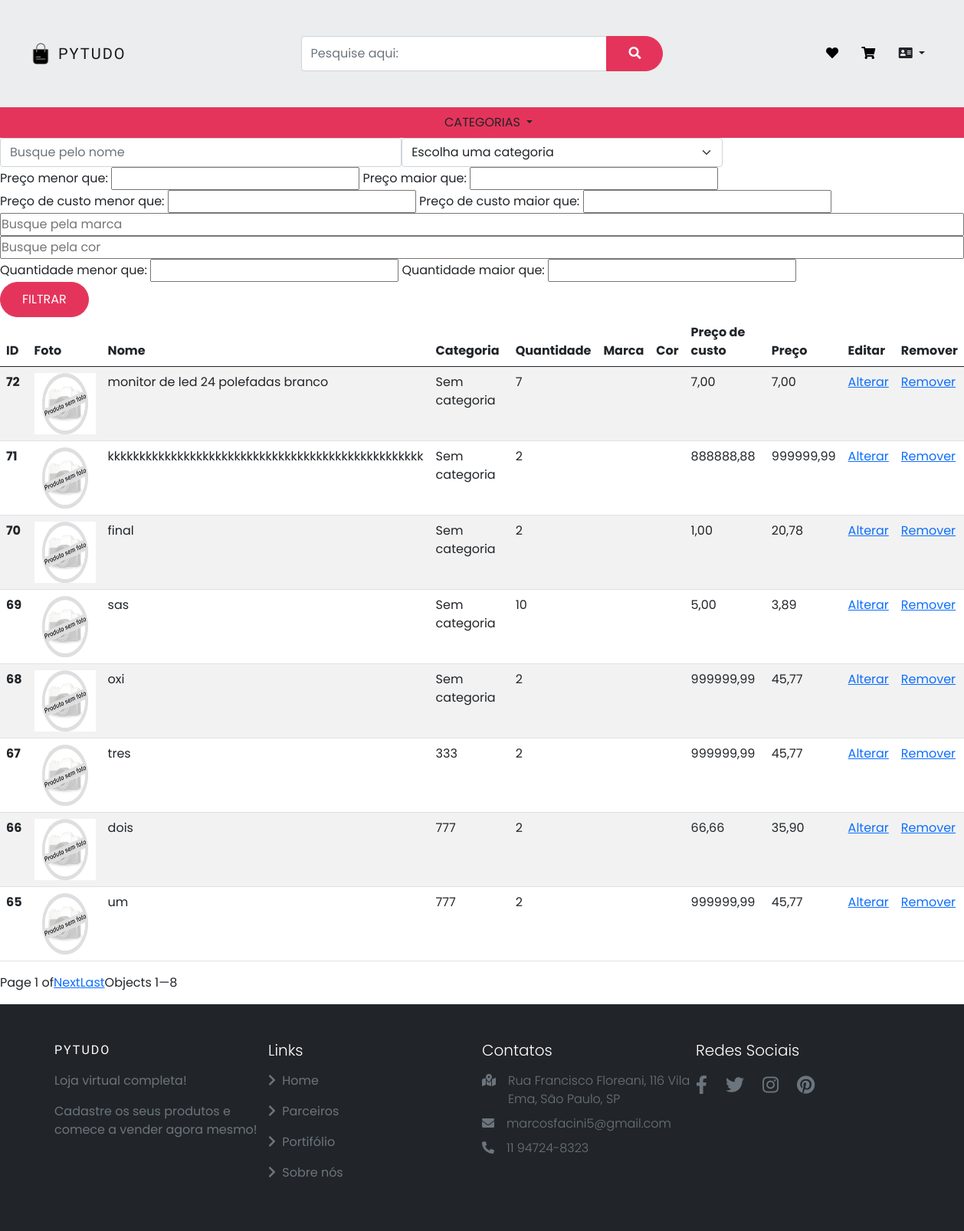
Screenshot of /gestao/adm_estoque/ with the database file from the repository.
### produtos/models.py (models this page shows, shortened)
class Produtos(models.Model):
    nome = models.CharField(max_length=50)
    descricao = models.TextField()
    preco_de_custo = models.DecimalField(max_digits=8, decimal_places=2)
    preco = models.DecimalField(max_digits=8, decimal_places=2)
    categoria = models.ForeignKey(Categoria, blank=True, null=True, on_delete=models.SET_NULL)
    marca = models.CharField(max_length=50, blank=True, null=True)
    cor = models.CharField(max_length=30, blank=True, null=True)
    quantidade = models.IntegerField()
    data_cadastro = models.DateTimeField(auto_now_add=True)
    data_atualizacao = models.DateTimeField(auto_now=True, null=True)
    imagem_principal = models.ImageField(upload_to ='produtos/', blank=True, null=True)
    especificacao = RichTextUploadingField(blank=True, null=True)

class Categoria(models.Model):
    nome = models.CharField(max_length=40)
    def __str__(self):
        return self.nome

### gestao/views.py (the view)
# urls.py: path('adm_estoque/', views.adm_estoque, name='adm_estoque'),
def adm_estoque(request):
    produtos = Produtos.objects.all()
    categorias = Categoria.objects.all()
    nome_filtrar = request.GET.get('nome')
    if nome_filtrar:
        produtos = produtos.filter(nome__icontains=nome_filtrar)
    categoria_filtrar = request.GET.get('categoria')
    if categoria_filtrar:
        produtos = produtos.filter(categoria_id=categoria_filtrar)
    preco_menor_filtrar = request.GET.get('preco_menor_filtrar')
    if preco_menor_filtrar:
        preco_menor_filtrar_decimal = Decimal(preco_menor_filtrar.replace(',','.'))
        produtos = produtos.filter(preco__lt=preco_menor_filtrar_decimal)
    preco_maior_filtrar = request.GET.get('preco_maior_filtrar')
    if preco_maior_filtrar:
        preco_maior_filtrar_decimal = Decimal(preco_maior_filtrar.replace(',','.'))
        produtos = produtos.filter(preco__gt=preco_maior_filtrar_decimal)
    preco_de_custo_menor_filtrar = request.GET.get('preco_de_custo_menor_filtrar')
    if preco_de_custo_menor_filtrar:
        preco_de_custo_menor_filtrar_decimal = Decimal(preco_de_custo_menor_filtrar.replace(',','.'))
        produtos = produtos.filter(preco_de_custo__lt=preco_de_custo_menor_filtrar_decimal)
    preco_de_custo_maior_filtrar = request.GET.get('preco_de_custo_maior_filtrar')
    if preco_de_custo_maior_filtrar:
        preco_de_custo_maior_filtrar_decimal = Decimal(preco_de_custo_maior_filtrar.replace(',','.'))
        produtos = produtos.filter(preco_de_custo__gt=preco_de_custo_maior_filtrar_decimal)
    marca_filtar = request.GET.get('marca')
    if marca_filtar:
        produtos = produtos.filter(marca__icontains=marca_filtar)
    cor_filtar = request.GET.get('cor')
    if cor_filtar:
        produtos = produtos.filter(cor__icontains=cor_filtar)
    quantidade_menor_filtrar = request.GET.get('quantidade_menor_filtrar')
    if quantidade_menor_filtrar:
        produtos = produtos.filter(quantidade__lt=quantidade_menor_filtrar)
    quantidade_maior_filtrar = request.GET.get('quantidade_maior_filtrar')
    if quantidade_maior_filtrar:
        produtos = produtos.filter(quantidade__gt=quantidade_maior_filtrar)
    produtos_ordenados = produtos.order_by('-id')
    paginacao = Paginator(produtos_ordenados, 8)
    page = request.GET.get('page')
    produtos_paginados = paginacao.get_page(page)
    return render(request, 'adm_estoque.html', {'produtos_paginados': produtos_paginados,
                                                'categorias': categorias})

### produtos/templatetags/filtros.py (called while the page is built)
@register.simple_tag(takes_context=True)
def param_replace(context, **kwargs):
    d = context['request'].GET.copy()
    for k, v in kwargs.items():
        d[k] = v
    for k in [k for k, v in d.items() if not v]:
        del d[k]
    return d.urlencode()

### gestao/templates/adm_estoque.html (shortened to what this page needs)
{% extends 'base.html' %}
{% load static %}
{% load filtros %}
{% block 'head' %}
    <link href="#" rel="stylesheet">
{% endblock %}
{% block 'body' %}
    <form action="#" method="GET"> {% csrf_token %}
        <div class="row">
                <div class="col-md-5">
                    <input type="text" placeholder="Busque pelo nome" class="form-control" name="nome">
                </div>
                <div class="col-md-4">
                    <select class="form-select" name="categoria">
                        <option value="" disabled selected hidden>Escolha uma categoria</option>
                    </select>
                </div>
                <div>
                    <label>Preço menor que:</label>
                    <input type="text" id="preco_menor_filtrar" name="preco_menor_filtrar">
                    <label> Preço maior que:</label>
                    <input type="text" id="preco_maior_filtrar" name="preco_maior_filtrar">
                </div>
                <div>
                    <label>Preço de custo menor que:</label>
                    <input type="text" id="preco_de_custo_menor_filtrar" name="preco_de_custo_menor_filtrar">
                    <label> Preço de custo maior que:</label>
                    <input type="text" id="preco_de_custo_maior_filtrar" name="preco_de_custo_maior_filtrar">
                </div>
                <input type="text" placeholder="Busque pela marca"  name="marca">
                <input type="text" placeholder="Busque pela cor"  name="cor">
                <div>
                    <label> Quantidade menor que:</label>
                    <input type="text" name="quantidade_menor_filtrar">
                    <label> Quantidade maior que:</label>
                    <input type="text" name="quantidade_maior_filtrar">
                </div>
            <div class="col-md-3">
                <input type="submit" value="FILTRAR" class="btn btn-primary">
            </div>
        </div>
    </form>
<table class="table table-striped">
    <thead>
      <tr>
        <th scope="col">ID</th>
        <th scope="col">Foto</th>
        <th scope="col">Nome</th>
        <th scope="col">Categoria</th>
        <th scope="col"> Quantidade</th>
        <th scope="col"> Marca</th>
        <th scope="col"> Cor</th>
        <th scope="col"> Preço de custo</th>
        <th scope="col"> Preço</th>
        <th scope="col">Editar</th>
        <th scope="col">Remover</th>
      </tr>
    </thead>
    <tbody>
        {% for produto in produtos_paginados %}
            <tr>
                <th scope="row">{{ produto.id }}</th>
                <td><a href="{% url 'detalhes_produto' produto.id %}">
                        {% if produto.imagem_principal %}
                            <img src="{{produto.imagem_principal.url}}" width="80" height="80"></td>
                        {% else %}
                            <img src="{% static 'produtos\img\sem foto.jpg' %}" width="80" height="80"></td>
                        {% endif %}
                <td>{{ produto.nome}}</td>
                {% if produto.categoria %}
                    <td>{{ produto.categoria}}</td>
                {% else %}
                    <td>Sem categoria </td>
                {% endif %}
                <td>{{ produto.quantidade}}</td>
                <td>{{ produto.marca}}</td>
                <td>{{ produto.cor}}</td>
                <td>{{ produto.preco_de_custo}}</td>
                <td>{{ produto.preco}}</td>
                <td><a href="{% url 'alterar_produto' produto.id %}">Alterar</a></td>
                <td><a href="{% url 'excluir_produto' produto.id %}">Remover</a></td>
            </tr>
        {% endfor %}
    </tbody>
</table>
<div class="pagination">
    Page {{ produtos_paginados.number }} of {{ paginator.num_pages }}
    {% if produtos_paginados.has_next %}
        {% if produtos_paginados.next_page_number != paginator.num_pages %}
            <a href="?{% param_replace page=produtos_paginados.next_page_number %}">Next</a>
        {% endif %}
        <a href="?{% param_replace page=paginator.num_pages %}">Last</a>
    {% endif %}
    <p>Objects {{ produtos_paginados.start_index }}—{{ produtos_paginados.end_index }}</p>
</div>
{% endblock %}

### pytudo/templates/static/base/css/base.css (style rules this page uses)
:root { --lg-font: 'Kaisei Tokumin', serif; --sm-font: 'Poppins', sans-serif; --pink: #e5345b; }
body { font-family: var(--sm-font); background-color: #fff; }
.row { --bs-gutter-x: 0rem; }
.btn:not(.nav-btns button) { background-color: var(--pink); color: #fff; padding: 10px 28px; border-radius: 25px; border-color: var(--pink); }

### rows the page displays
Produtos: id "72", nome "monitor de led 24 polefadas branco", shows "Sem categoria", quantidade "7", preco_de_custo "7,00", preco "7,00"
Produtos: id "71", nome "kkkkkkkkkkkkkkkkkkkkkkkkkkkkkkkkkkkkkkkkkkkkkkkkkk", shows "Sem categoria", quantidade "2", preco_de_custo "888888,88", preco "999999,99"
Produtos: id "70", nome "final", shows "Sem categoria", quantidade "2", preco_de_custo "1,00", preco "20,78"
Produtos: id "69", nome "sas", shows "Sem categoria", quantidade "10", preco_de_custo "5,00", preco "3,89"
Produtos: id "68", nome "oxi", shows "Sem categoria", quantidade "2", preco_de_custo "999999,99", preco "45,77"
Produtos: id "67", nome "tres", categoria "333", quantidade "2", preco_de_custo "999999,99", preco "45,77"
Produtos: id "66", nome "dois", categoria "777", quantidade "2", preco_de_custo "66,66", preco "35,90"
Produtos: id "65", nome "um", categoria "777", quantidade "2", preco_de_custo "999999,99", preco "45,77"

### other values shown
{{ produtos_paginados.number }} "1"
{{ produtos_paginados.start_index }} "1"
{{ produtos_paginados.end_index }} "8"
